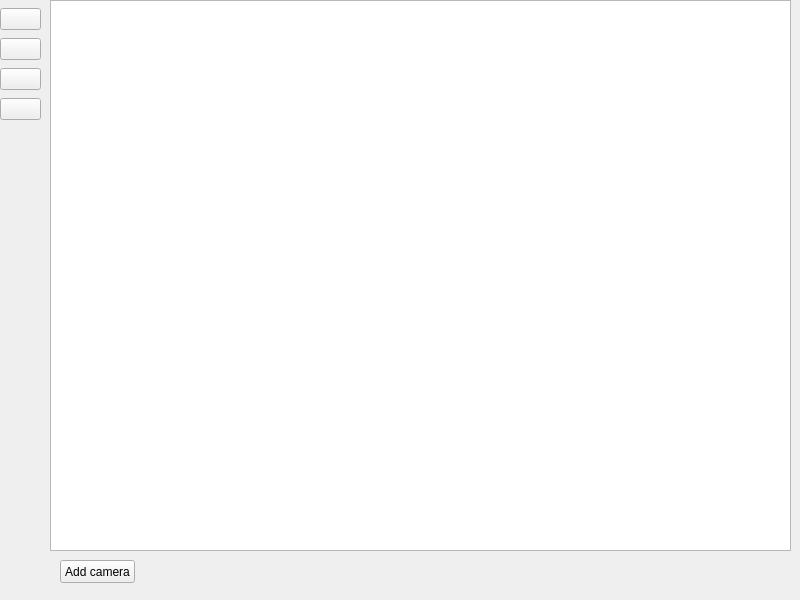
<?xml version="1.0" encoding="UTF-8"?>
<ui version="4.0">
 <class>MainWindow</class>
 <widget class="QMainWindow" name="MainWindow">
  <property name="geometry">
   <rect>
    <x>0</x>
    <y>0</y>
    <width>800</width>
    <height>600</height>
   </rect>
  </property>
  <property name="windowTitle">
   <string>MainWindow</string>
  </property>
  <widget class="QWidget" name="centralwidget">
   <widget class="QWidget" name="left_menu_widget" native="true">
    <property name="geometry">
     <rect>
      <x>0</x>
      <y>0</y>
      <width>41</width>
      <height>591</height>
     </rect>
    </property>
    <widget class="QWidget" name="layoutWidget">
     <property name="geometry">
      <rect>
       <x>0</x>
       <y>0</y>
       <width>41</width>
       <height>130</height>
      </rect>
     </property>
     <layout class="QVBoxLayout" name="verticalLayout">
      <property name="spacing">
       <number>0</number>
      </property>
      <property name="sizeConstraint">
       <enum>QLayout::SetDefaultConstraint</enum>
      </property>
      <item>
       <widget class="QPushButton" name="dashboard_btn">
        <property name="text">
         <string/>
        </property>
        <property name="icon">
         <iconset resource="media/resources.qrc">
          <normaloff>:/media/icons/dashboard.svg</normaloff>:/media/icons/dashboard.svg</iconset>
        </property>
        <property name="iconSize">
         <size>
          <width>24</width>
          <height>24</height>
         </size>
        </property>
        <property name="checkable">
         <bool>true</bool>
        </property>
        <property name="autoExclusive">
         <bool>true</bool>
        </property>
       </widget>
      </item>
      <item>
       <widget class="QPushButton" name="cameras_btn">
        <property name="text">
         <string/>
        </property>
        <property name="icon">
         <iconset resource="media/resources.qrc">
          <normaloff>:/media/icons/cameras.svg</normaloff>:/media/icons/cameras.svg</iconset>
        </property>
        <property name="iconSize">
         <size>
          <width>24</width>
          <height>24</height>
         </size>
        </property>
        <property name="checkable">
         <bool>true</bool>
        </property>
        <property name="autoExclusive">
         <bool>true</bool>
        </property>
       </widget>
      </item>
      <item>
       <widget class="QPushButton" name="settings_btn">
        <property name="text">
         <string/>
        </property>
        <property name="icon">
         <iconset resource="media/resources.qrc">
          <normaloff>:/media/icons/settings.svg</normaloff>:/media/icons/settings.svg</iconset>
        </property>
        <property name="iconSize">
         <size>
          <width>24</width>
          <height>24</height>
         </size>
        </property>
        <property name="checkable">
         <bool>true</bool>
        </property>
        <property name="autoExclusive">
         <bool>true</bool>
        </property>
       </widget>
      </item>
      <item>
       <widget class="QPushButton" name="analytics_btn">
        <property name="text">
         <string/>
        </property>
        <property name="icon">
         <iconset resource="media/resources.qrc">
          <normaloff>:/media/icons/analytics.svg</normaloff>:/media/icons/analytics.svg</iconset>
        </property>
        <property name="iconSize">
         <size>
          <width>24</width>
          <height>24</height>
         </size>
        </property>
        <property name="checkable">
         <bool>true</bool>
        </property>
        <property name="autoExclusive">
         <bool>true</bool>
        </property>
       </widget>
      </item>
     </layout>
    </widget>
   </widget>
   <widget class="QStackedWidget" name="main_windows_stackedWidget">
    <property name="geometry">
     <rect>
      <x>50</x>
      <y>0</y>
      <width>751</width>
      <height>591</height>
     </rect>
    </property>
    <property name="currentIndex">
     <number>2</number>
    </property>
    <widget class="QWidget" name="dashboard_page">
     <widget class="QWidget" name="clock_widget" native="true">
      <property name="geometry">
       <rect>
        <x>20</x>
        <y>40</y>
        <width>120</width>
        <height>80</height>
       </rect>
      </property>
      <widget class="QLCDNumber" name="clock_lcdNumber">
       <property name="geometry">
        <rect>
         <x>3</x>
         <y>2</y>
         <width>111</width>
         <height>71</height>
        </rect>
       </property>
      </widget>
     </widget>
     <widget class="QWidget" name="cpu_load_widget" native="true">
      <property name="geometry">
       <rect>
        <x>150</x>
        <y>40</y>
        <width>120</width>
        <height>80</height>
       </rect>
      </property>
      <widget class="QLCDNumber" name="cpu_load_lcdNumber">
       <property name="geometry">
        <rect>
         <x>3</x>
         <y>2</y>
         <width>111</width>
         <height>71</height>
        </rect>
       </property>
      </widget>
     </widget>
     <widget class="QWidget" name="ram_load_widget" native="true">
      <property name="geometry">
       <rect>
        <x>280</x>
        <y>40</y>
        <width>120</width>
        <height>80</height>
       </rect>
      </property>
      <widget class="QLCDNumber" name="ram_load_lcdNumber">
       <property name="geometry">
        <rect>
         <x>3</x>
         <y>2</y>
         <width>111</width>
         <height>71</height>
        </rect>
       </property>
      </widget>
     </widget>
     <widget class="QWidget" name="gpu_load_widget" native="true">
      <property name="geometry">
       <rect>
        <x>410</x>
        <y>40</y>
        <width>120</width>
        <height>80</height>
       </rect>
      </property>
      <widget class="QLCDNumber" name="gpu_load_lcdNumber">
       <property name="geometry">
        <rect>
         <x>3</x>
         <y>2</y>
         <width>111</width>
         <height>71</height>
        </rect>
       </property>
      </widget>
     </widget>
    </widget>
    <widget class="QWidget" name="cameras_page"/>
    <widget class="QWidget" name="settings_page">
     <widget class="QListView" name="settings_listView">
      <property name="geometry">
       <rect>
        <x>0</x>
        <y>0</y>
        <width>741</width>
        <height>551</height>
       </rect>
      </property>
     </widget>
     <widget class="QPushButton" name="add_new_cam_btn">
      <property name="geometry">
       <rect>
        <x>10</x>
        <y>560</y>
        <width>75</width>
        <height>23</height>
       </rect>
      </property>
      <property name="text">
       <string>Add camera</string>
      </property>
     </widget>
    </widget>
    <widget class="QWidget" name="analytics_page"/>
   </widget>
  </widget>
 </widget>
 <resources>
  <include location="media/resources.qrc"/>
 </resources>
 <connections/>
</ui>
